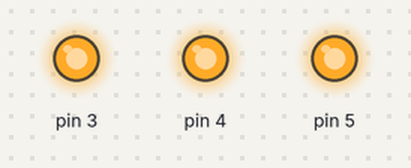
Simulated run of this sketch. Board: Arduino Uno, built with avr-gcc and run on an emulated ATmega328P. Shown: output pins drawn as LEDs (lit = HIGH).

Above: at 0.12 s.
At 2.37 s:
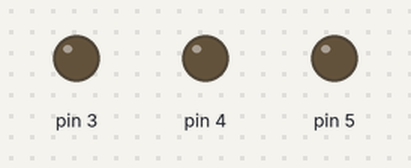
Timing chart, 0 to 3.0 s (numbered marks = the images above):
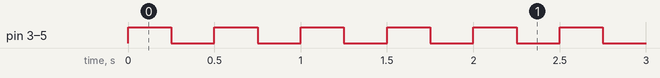

The sketch:

HMC_While_Loop.ino
```cpp
int Button = 0;
int x = 0;
void setup() {

  pinMode(3,OUTPUT);
  pinMode(4,OUTPUT);
  pinMode(5,OUTPUT);
  pinMode(2,INPUT);
}

void loop() {

  while(x < 10){
    digitalWrite(3,HIGH);
    digitalWrite(4,HIGH);
    digitalWrite(5,HIGH);
    delay(250);
    digitalWrite(3,LOW);
    digitalWrite(4,LOW);
    digitalWrite(5,LOW);
    delay(250);
    x++;

  }
  digitalWrite(3,LOW);
  digitalWrite(4,LOW);
  digitalWrite(5,LOW);
}
```

Measured:
- by itself, pin 3–5: alternates HIGH for 0.25 s and LOW for 0.25 s, 20 changes in all, then stays LOW
